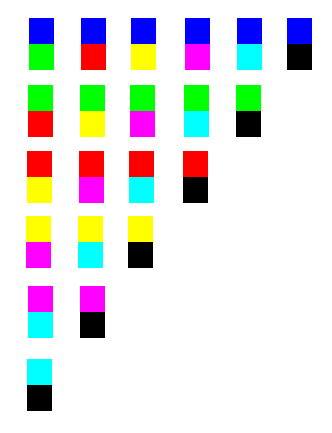
#> input picture detection/cars.png, 332 x 433 px
$ python test.py
#> lines starting #> are read from the running program, lines starting #| are printed output that depends on the picture; after the words box and inside, x2 and y2 are one past the last pixel; in counts of white or black regions, pixels touching at a corner belong together
#> further down, image is the input picture: shape (433, 332, 3); mean B, G, R 227.3, 227.3, 227.3
import numpy as np
import cv2
from scipy import ndimage

IMG_PATH = 'cars.png'

COLOR_BOUNDARIES = {
    'blue': ([200, 0, 0], [255, 50, 50]),
    'green': ([0, 200, 0], [50, 255, 50]),
    'red': ([0, 0, 200], [50, 50, 255]),
    'yellow': ([0, 200, 200], [50, 255, 255]),
    'magenta': ([200, 0, 200], [255, 50, 255]),
    'cyan': ([200, 200, 0], [255, 255, 50]),
    'black': ([0, 0, 0], [50, 50, 50]),
}

class Detector(object):
    def __init__(self, color_boundries_dict):
        self.color_array_boundaries = {
            color: (np.array(lower, dtype="uint8"), np.array(upper, dtype="uint8"))
            for (color, (lower, upper)) in color_boundries_dict.iteritems()}
        self.colors = color_boundries_dict.keys()

    def get_img_color_mask(self, img, color):
        '''find the colors within the specified boundaries'''
        if not self.color_array_boundaries.has_key(color):
            return None

        return cv2.inRange(img, self.color_array_boundaries[color][0],
                           self.color_array_boundaries[color][1])

    def display_positions(self, img):
        for color1 in self.colors:
            mask_color1 = self.get_img_color_mask(image, color1)

            for color2 in self.colors:
                if color1 == color2:
                    continue  # looking only for pairs of colors

                mask_color2 = self.get_img_color_mask(image, color2)

                # create a mask of both colors
                color_combination_mask = cv2.bitwise_or(mask_color1, mask_color2)

                # classify colored regions into separate object markers
                _, markers = cv2.connectedComponents(color_combination_mask)

                # find the biggest colored region. the others are probably noise
                biggest_marker = np.argmax(np.bincount(markers[markers.nonzero()]))

                # transform to a mask leaving only the biggest marker-
                # biggest-marker => 255, the rest => 0
                biggest_marker_mask = np.zeros(image.shape[0:2], 'uint8')
                biggest_marker_mask[markers == biggest_marker] = 255

                # apply the mask, and fill the background white
                output = cv2.bitwise_and(image, image, mask=biggest_marker_mask)
                output[0 == biggest_marker_mask] = [255, 255, 255]

                # find the center of mass and draw it
                center = ndimage.measurements.center_of_mass(biggest_marker_mask)
                cv2.drawMarker(output, (int(center[1]), int(center[0])),
                               color=[150, 150, 150], markerType=1, thickness=3,
                               markerSize=10)

                # show the images
                cv2.imshow("images", np.hstack([image, output]))
                cv2.waitKey(0)
#> this loop made 7 passes
#> pass 1, in display_positions, `mask_color1 = self.get_img_color_mask(image, color1)`:
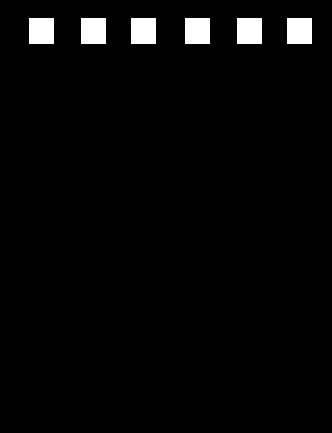
#> mask_color1: shape (433, 332); 2.7% white; 6 white regions, box (x1, y1, x2, y2) and area: (29, 18, 54, 44) 650, (81, 18, 106, 44) 650, (131, 18, 156, 44) 650, (185, 18, 210, 44) 650, (237, 18, 262, 44) 650, (287, 18, 312, 44) 650
#> pass 1, in display_positions, `cv2.imshow("images", np.hstack([image, output]))`:
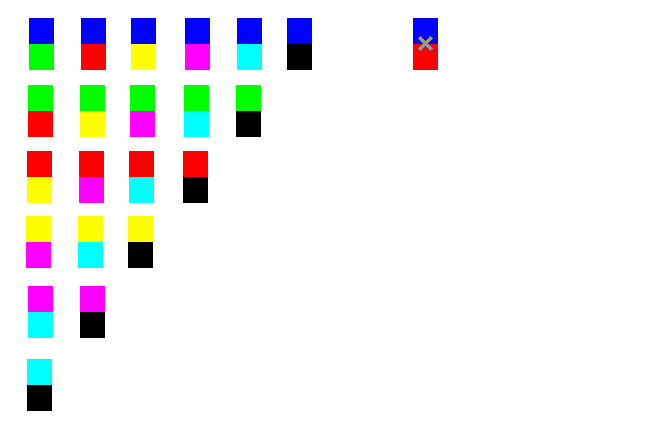
#> window 'images': shape (433, 664, 3); mean B, G, R 240.6, 240.1, 240.6
#> pass 1, in display_positions, `cv2.imshow("images", np.hstack([image, output]))`:
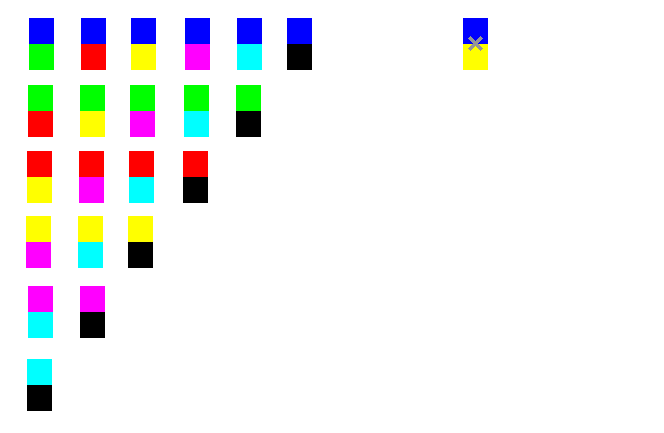
#> window 'images': shape (433, 664, 3); mean B, G, R 240.6, 240.6, 240.6
#> after the loop:
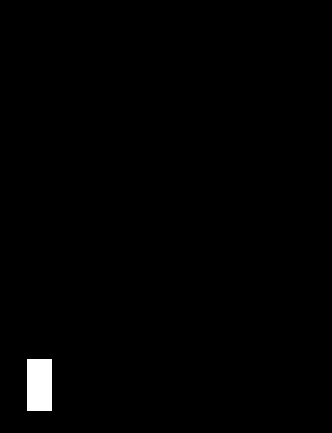
#> biggest_marker_mask: shape (433, 332); 0.9% white; 1 white region, box (x1, y1, x2, y2) and area: (27, 359, 52, 411) 1300
#> after the loop:
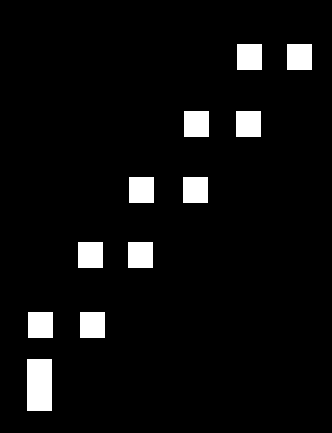
#> color_combination_mask: shape (433, 332); 5.4% white; 11 white regions, largest, box (x1, y1, x2, y2) and area: (27, 359, 52, 411) 1300, (237, 44, 262, 70) 650, (287, 44, 312, 70) 650
#> after the loop:
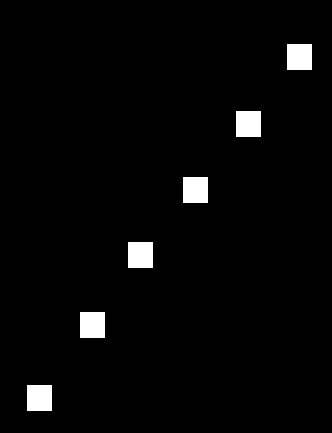
#> mask_color1: shape (433, 332); 2.7% white; 6 white regions, box (x1, y1, x2, y2) and area: (287, 44, 312, 70) 650, (236, 111, 261, 137) 650, (183, 177, 208, 203) 650, (128, 242, 153, 268) 650, (80, 312, 105, 338) 650, (27, 385, 52, 411) 650
#> after the loop:
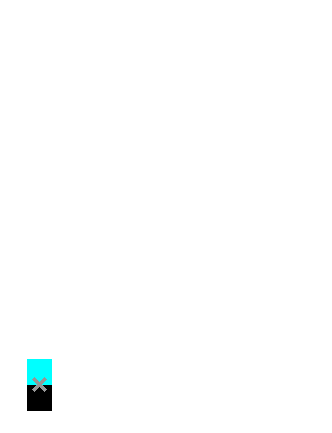
#> output: shape (433, 332, 3); mean B, G, R 253.9, 253.9, 252.8

if __name__=='__main__':
    # load the image
    image = cv2.imread(IMG_PATH)
    detector = Detector(COLOR_BOUNDARIES)

    detector.display_positions(image)
